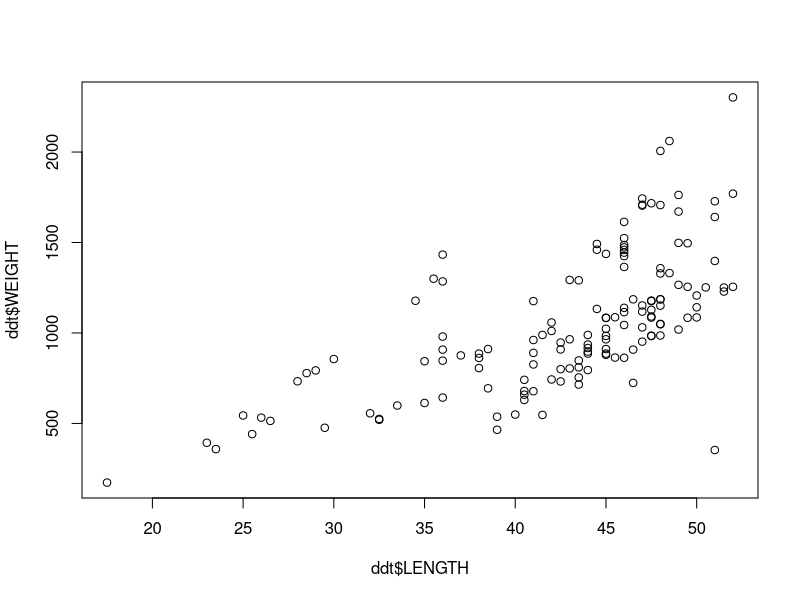
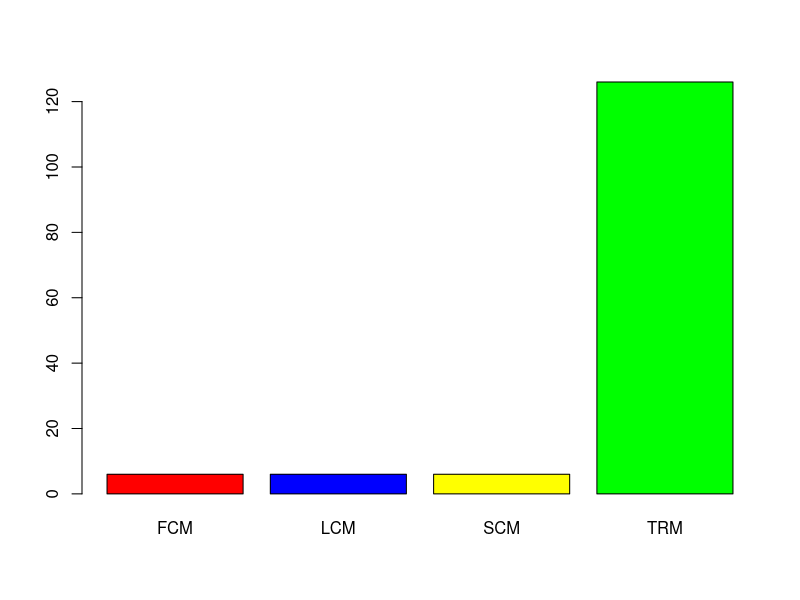
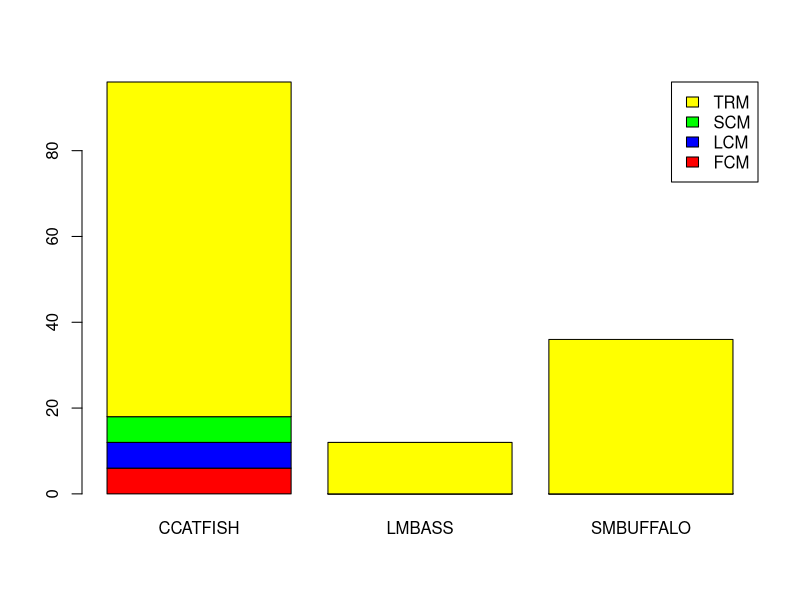
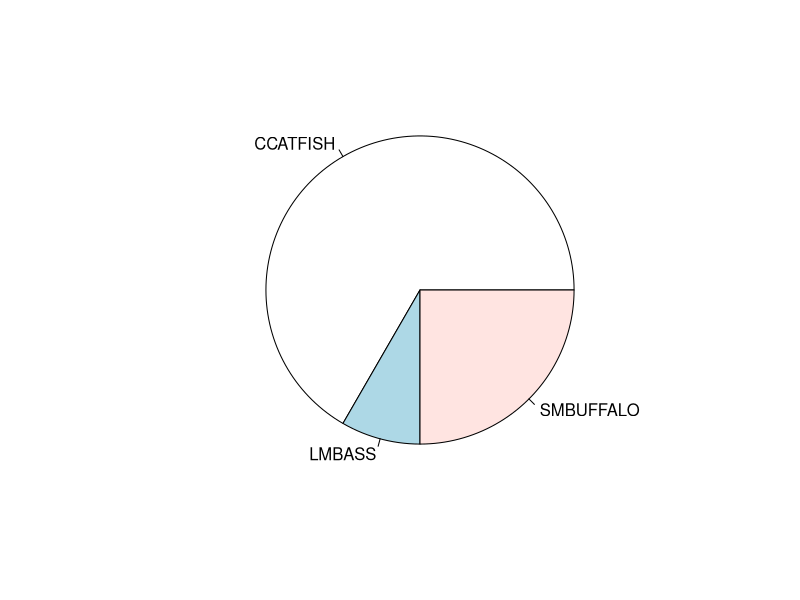
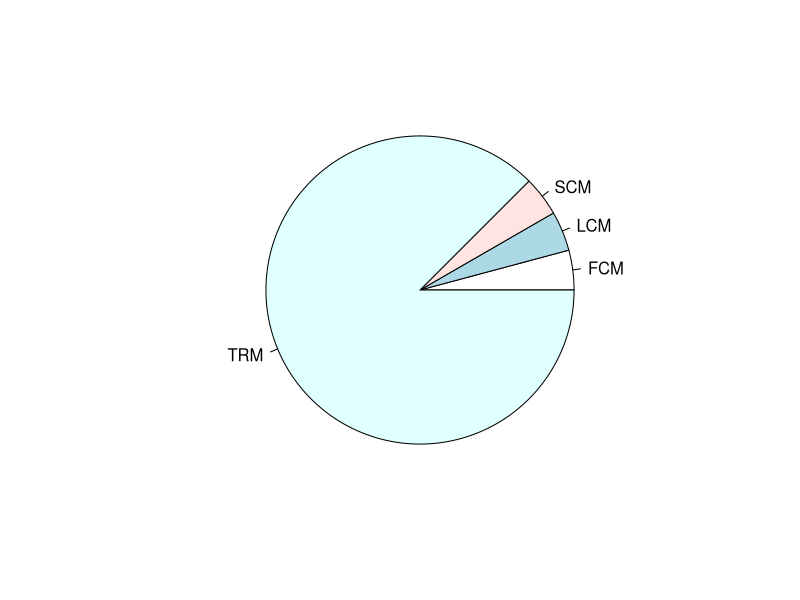
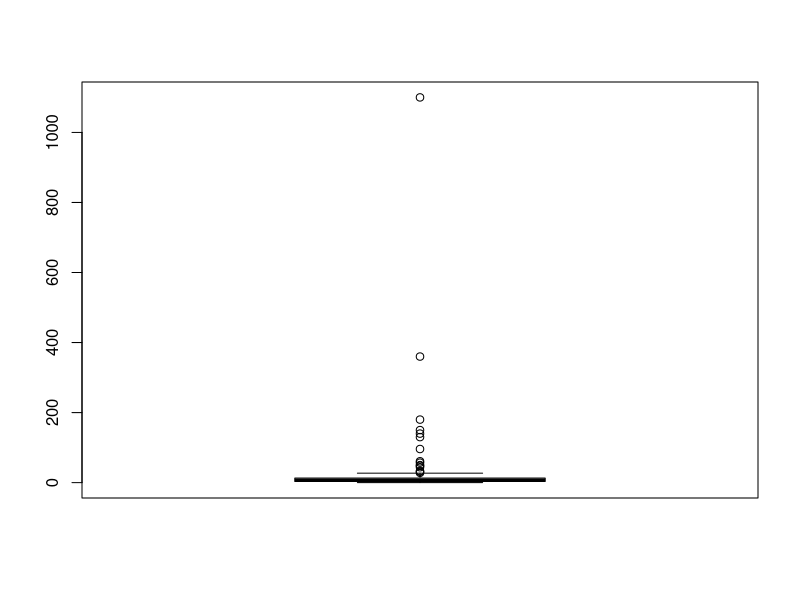
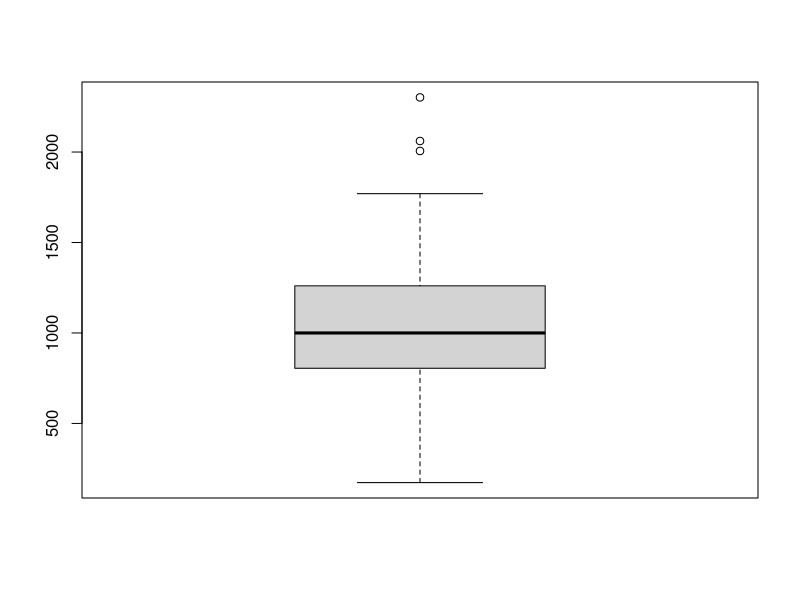
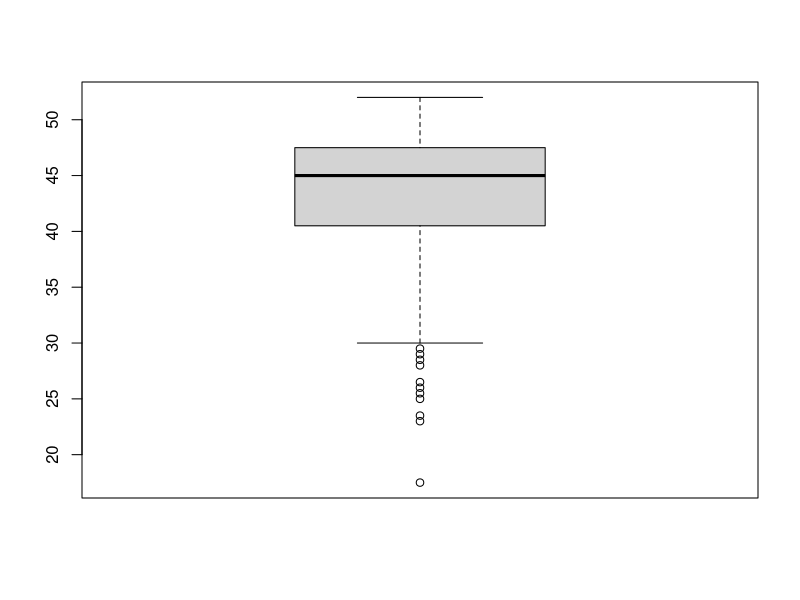

These charts were generated, in order, by the following R code:
## ---- chunk 1
getwd()
## ---- chunk 2
ddt = read.csv("Lab1.csv")
head(ddt)

## ---- chunk 3
ddt[ddt$SPECIES %in% c("LMBASS") & ddt$WEIGHT > 800, ]
## ---- chunk 4
ddt[ddt$RIVER %in% "SCM" & ddt$DDT > 4.0, ]
## ---- chunk 5
mean(ddt$LENGTH)
## ---- chunk 6
sd(ddt$WEIGHT)
## ---- chunk 7
plot(ddt$LENGTH, ddt$WEIGHT)
## ---- chunk 8
v = 1:20
(v/20)[20]
## ---- chunk 9
table(ddt$RIVER)
## ---- chunk 10
barplot(table(ddt$RIVER), col = c("red", "blue", "yellow", "green"))
## ---- chunk 11
my_table = table(ddt$RIVER, ddt$SPECIES)
my_table
## ---- chunk 12
barplot(my_table, legend = unique(ddt$RIVER), col = c("red", "blue", "green", "yellow"), args.legend = list(x = "topright"))
## ---- chunk 13
pie(table(ddt$SPECIES))
## ---- chunk 14
pie(table(ddt$RIVER))
## ---- chunk 15
boxplot(ddt$DDT)
## ---- chunk 16
boxplot(ddt$WEIGHT)
## ---- chunk 17
boxplot(ddt$LENGTH)
## ---- chunk 18
coplot(ddt$LENGTH ~ ddt$WEIGHT | ddt$RIVER)
## ---- chunk 19
coplot(ddt$DDT ~ ddt$WEIGHT | ddt$SPECIES)
## ---- chunk 20
ggplot2::ggplot(ddt, ggplot2::aes(x = SPECIES, y = WEIGHT, z = RIVER, fill = RIVER)) +      ggplot2::geom_boxplot() +
ggplot2::ggtitle("Mahmoud Mousa Hamad")
## ---- chunk 21
library(ggplot2)
ggplot(ddt, aes(x = RIVER, y = LENGTH, z = SPECIES, fill = SPECIES)) + 
geom_violin()  +
ggtitle("Mahmoud Mousa Hamad")
## ---- chunk 22
library(ggplot2)
ggplot(ddt, aes(x = WEIGHT, y = LENGTH, z = SPECIES, fill = SPECIES, color = SPECIES)) + 
geom_point()  +
ggtitle("Mahmoud Mousa Hamad")
